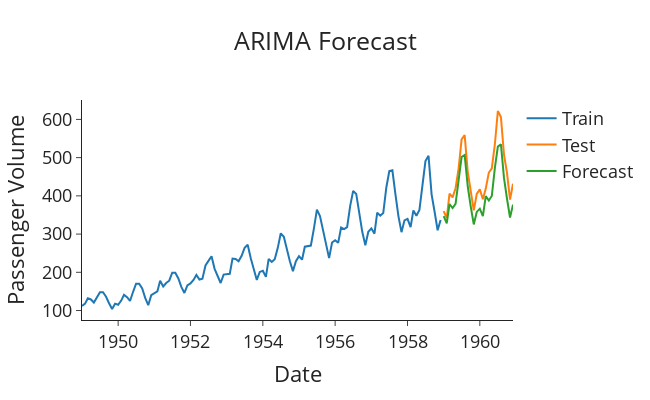

Notebook code for this chart:
### Code cell
from statsmodels.tsa.arima.model import ARIMA
# Build ARIMA model
# order=(p,d,q) where:
# p: AR order, d: differencing, q: MA order
model = ARIMA(
    train['BoxCox_#Passengers'],  # Using the Box-Cox transformed data
    order=(1, 1, 1),              # ARIMA(1,1,1)
    seasonal_order=(1, 1, 1, 12)  # Seasonal ARIMA component (P,D,Q,s)
).fit()

# Generate forecasts directly in the Box-Cox space
boxcox_forecasts = model.forecast(steps=len(test))

# Invert the Box-Cox transformation to get back to the original scale
forecasts = inv_boxcox(boxcox_forecasts, lambda0)

# Plot the forecasts
def plot_forecasts(forecasts, title):
    fig = go.Figure()
    fig.add_trace(go.Scatter(x=train.index, y=train['#Passengers'], name='Train'))
    fig.add_trace(go.Scatter(x=test.index, y=test['#Passengers'], name='Test'))
    fig.add_trace(go.Scatter(x=test.index, y=forecasts, name='Forecast'))
    fig.update_layout(template="simple_white", font=dict(size=18), title_text=title,
                      width=650, title_x=0.5, height=400, xaxis_title='Date',
                      yaxis_title='Passenger Volume')
    return fig.show()

plot_forecasts(forecasts, 'ARIMA Forecast')


mean_abs_err=(np.abs(forecasts-test['#Passengers'])/test['#Passengers']).mean()
print(f'Mean absolute error: {mean_abs_err}')
